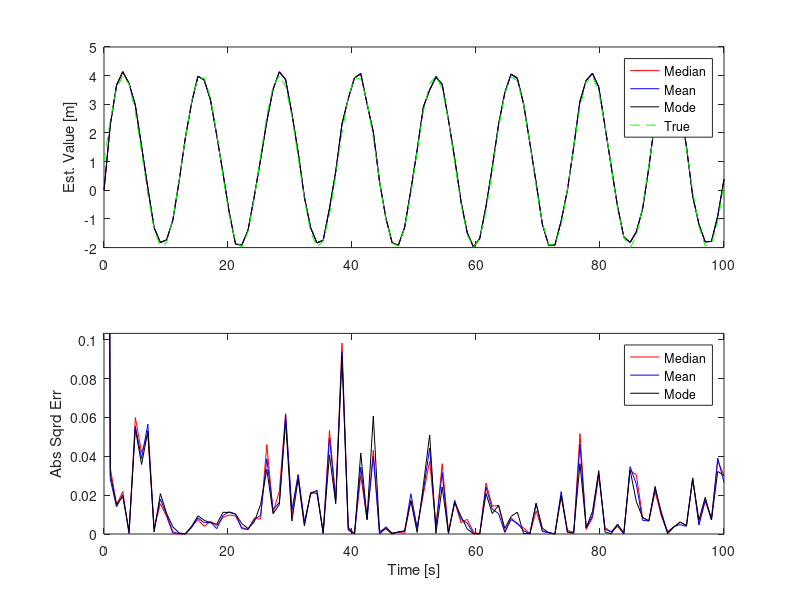

MATLAB code for this plot:


%% Particle Filter - 1 Dimensional

% part_filter_1D
% Austin Lillard, Tyler King, DVZ
% Created: 01/21/2015
% Updated: 01/26/2015
% Purpose:
%   - Simple one dimensional particle filter implementation for
%   understanding concepts behind algorithm.
%% Clean up
clear all
close all
clc

%% Initialize

animate = 0;            % turn animation on and off

sigma_laser = 0.1;       %std dev of range measurement [m]

bias_laser = 0.05;		 %[m]

sigma_velocity = 1;      %std dev of velocity measurement [m/s]

bias_velocity = 0.1;	 %[m/s]

num_particles = 1000;     % number of particles being tracked

t = linspace(0, 100, 100)'; % time [s]

x0 = 1;                 % initial true position [m]

%% True position

movement = 3*sin(0.5*t);    % movement pattern of object [m]

velocity = 3*0.5*cos(0.5*t); % velocity patter of object [m/s]

% movement = 0.1*rand(length(t),1);

x_true = x0*ones(length(t), 1) + movement; % true position moves in sinusoidal pattern

%% Particles

% Create array
part_array = zeros(num_particles, 1);

% Initialize particles
part_array = 10*rand(size(part_array));

% Allocate Arrays
part_bin = zeros(num_particles, 1);
part_new = zeros(num_particles, 1);
part_med = zeros(length(t), 1);
part_mean = zeros(length(t), 1);
part_mode = zeros(length(t), 1);


% Run particle filter
for n = 2:length(t)
    
	velocity_meas = velocity(n) + randn * sigma_velocity + bias_velocity;
	
    % Update Particles from odometry info
    part_array(:, n) = part_array(:, n-1) + velocity_meas*(t(n)-t(n-1));
    
    % Add odometry noise
    part_array(:, n) = part_array(:, n) + sigma_velocity*randn(num_particles, 1);
    
    % Expected Measurement [m]
    part_meas = part_array(:, n);
    
    % Actual Measurement [m]
    true_meas = x_true(n) + sigma_laser*randn + bias_laser;
    
    % Calculate probabilities of each point
    part_prob = normpdf(part_meas, true_meas, sigma_laser);
    
    % Normalize to 1
    part_prob = part_prob./sum(part_prob);
    
	part_mode(n) = part_array(part_prob==max(part_prob),n);
	
	part_bin(1) = part_prob(1);
    % Create distribution bins, 0 to 1
    for ii = 2:num_particles
       
        part_bin(ii) = part_prob(ii) + part_bin(ii-1);
        
    end
    
    % Randomly sample from 0 to 1
    bin_sample = rand(num_particles, 1);
    
    % Which particle positions to keep
    for ii = 1:length(bin_sample)
        
       % difference betweened sampled value and bin value for each bin 
       bin_diff = bin_sample(ii) - part_bin;
       
       % calculate which bin the sample landed in
       bin_num = length(bin_diff(bin_diff >= 0)) + 1;
       
       % New particle locations
       part_new(ii) = part_meas(bin_num); 
       
    end
    
    % Update particle array with new locations
    part_array(:, n) = part_new;
    
    % Median particle value
    part_med(n) = median(part_array(:,n));
    part_mean(n) = mean(part_array(:, n));
    
end

%% Plot Results

% Estimated position
figure
subplot(2,1,1)
plot(t, part_med, 'r')
hold on
plot(t, part_mean, 'b')
plot(t, part_mode, 'k');
plot(t, x_true, '--g');
hold off
ylabel('Est. Value [m]')
legend('Median', 'Mean', 'Mode', 'True');

% Error
subplot(2,1,2)
plot(t, (part_med - x_true).^2, '-r')
hold on
plot(t, (part_mean - x_true).^2, '-b')
plot(t, (part_mode - x_true).^2, '-k')
hold off
xlabel('Time [s]')
ylabel('Abs Sqrd Err')
legend('Median', 'Mean', 'Mode');
ylim([0 max((part_mean(10:end) - x_true(10:end)).^2)*1.1])
%% Animate Results

if animate == 1
    zero_arr1 = zeros(num_particles, length(t));
    zero_arr2 = zeros(length(t), 1);
    
    figure
    part_plot = part_array(:,1);
    true_plot = x_true(1);
    zero_plot1 = zero_arr1(:,1);
    zero_plot2 = zero_arr2(1);
    
    h = plot(part_plot, zero_plot1, '*r','XDataSource', 'part_plot', 'YDataSource', 'zero_plot1');
    hold on
    h2 = plot(true_plot, zero_plot2, 'og', 'XDataSource', 'true_plot', 'YDataSource', 'zero_plot2');

    hold off
    ylim([-1 1]);
    xlim([min(x_true) - 1,  max(x_true) + 1])
    
    for jj = 1:length(t)
        
        part_plot = part_array(:, jj);
        
        true_plot = x_true(jj);

        zero_plot1 = zero_arr1(:, jj);
        zero_plot2 = zero_arr2(jj);
    
        
        refreshdata(h, 'caller')
        refreshdata(h2, 'caller')
        
        drawnow
        pause(0.3)
        
        
    end
    
end





